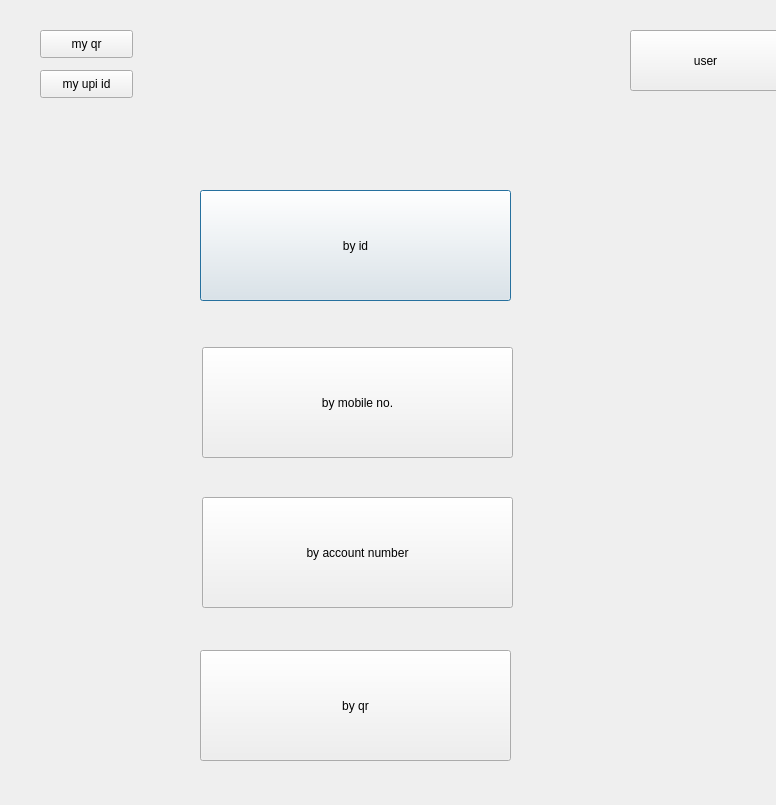
<?xml version="1.0" encoding="UTF-8"?>
<ui version="4.0">
 <class>Dialog</class>
 <widget class="QDialog" name="Dialog">
  <property name="enabled">
   <bool>true</bool>
  </property>
  <property name="geometry">
   <rect>
    <x>0</x>
    <y>0</y>
    <width>776</width>
    <height>805</height>
   </rect>
  </property>
  <property name="windowTitle">
   <string>Dialog</string>
  </property>
  <widget class="QPushButton" name="pushButton">
   <property name="geometry">
    <rect>
     <x>200</x>
     <y>190</y>
     <width>311</width>
     <height>111</height>
    </rect>
   </property>
   <property name="text">
    <string>by id</string>
   </property>
  </widget>
  <widget class="QPushButton" name="pushButton_2">
   <property name="geometry">
    <rect>
     <x>202</x>
     <y>347</y>
     <width>311</width>
     <height>111</height>
    </rect>
   </property>
   <property name="text">
    <string>by mobile no.</string>
   </property>
  </widget>
  <widget class="QPushButton" name="pushButton_3">
   <property name="geometry">
    <rect>
     <x>202</x>
     <y>497</y>
     <width>311</width>
     <height>111</height>
    </rect>
   </property>
   <property name="text">
    <string>by account number</string>
   </property>
  </widget>
  <widget class="QPushButton" name="pushButton_4">
   <property name="geometry">
    <rect>
     <x>200</x>
     <y>650</y>
     <width>311</width>
     <height>111</height>
    </rect>
   </property>
   <property name="text">
    <string>by qr</string>
   </property>
  </widget>
  <widget class="QPushButton" name="pushButton_5">
   <property name="geometry">
    <rect>
     <x>40</x>
     <y>30</y>
     <width>93</width>
     <height>28</height>
    </rect>
   </property>
   <property name="text">
    <string>my qr</string>
   </property>
  </widget>
  <widget class="QPushButton" name="pushButton_6">
   <property name="geometry">
    <rect>
     <x>40</x>
     <y>70</y>
     <width>93</width>
     <height>28</height>
    </rect>
   </property>
   <property name="text">
    <string>my upi id</string>
   </property>
  </widget>
  <widget class="QPushButton" name="pushButton_7">
   <property name="enabled">
    <bool>true</bool>
   </property>
   <property name="geometry">
    <rect>
     <x>630</x>
     <y>30</y>
     <width>151</width>
     <height>61</height>
    </rect>
   </property>
   <property name="minimumSize">
    <size>
     <width>93</width>
     <height>0</height>
    </size>
   </property>
   <property name="locale">
    <locale language="French" country="France"/>
   </property>
   <property name="text">
    <string>user</string>
   </property>
  </widget>
 </widget>
 <resources/>
 <connections/>
</ui>
